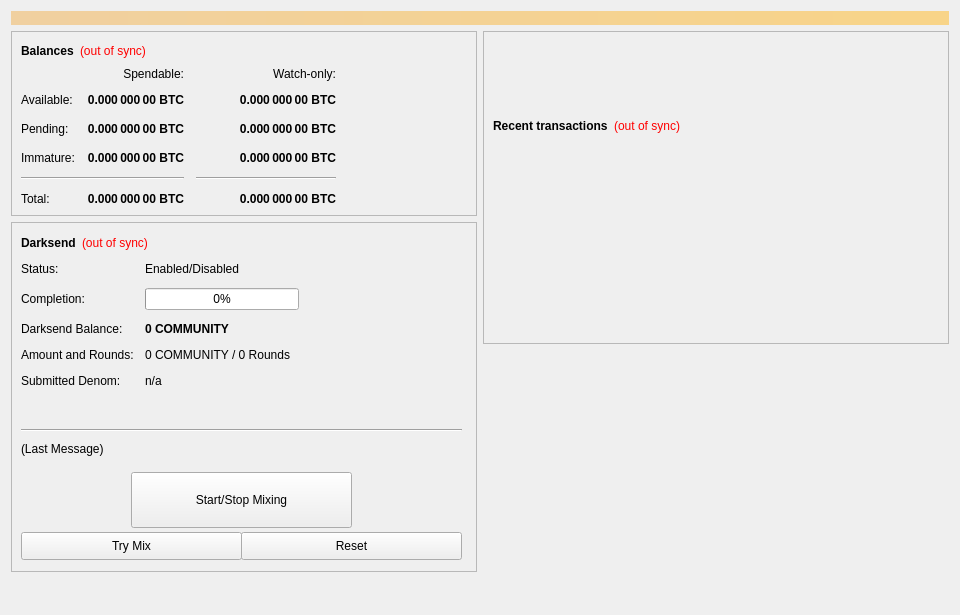
<?xml version="1.0" encoding="UTF-8"?>
<ui version="4.0">
 <class>OverviewPage</class>
 <widget class="QWidget" name="OverviewPage">
  <property name="geometry">
   <rect>
    <x>0</x>
    <y>0</y>
    <width>960</width>
    <height>615</height>
   </rect>
  </property>
  <property name="minimumSize">
   <size>
    <width>960</width>
    <height>0</height>
   </size>
  </property>
  <property name="windowTitle">
   <string>Form</string>
  </property>
  <layout class="QVBoxLayout" name="topLayout">
   <item>
    <widget class="QLabel" name="labelAlerts">
     <property name="visible">
      <bool>false</bool>
     </property>
     <property name="styleSheet">
      <string notr="true">background-color: qlineargradient(x1: 0, y1: 0, x2: 1, y2: 0, stop:0 #F0D0A0, stop:1 #F8D488); color:#000000;</string>
     </property>
     <property name="wordWrap">
      <bool>true</bool>
     </property>
     <property name="margin">
      <number>3</number>
     </property>
    </widget>
   </item>
   <item>
    <layout class="QHBoxLayout" name="horizontalLayout" stretch="1,1">
     <item>
      <layout class="QVBoxLayout" name="verticalLayout_2">
       <item>
        <widget class="QFrame" name="frame">
         <property name="frameShape">
          <enum>QFrame::StyledPanel</enum>
         </property>
         <property name="frameShadow">
          <enum>QFrame::Raised</enum>
         </property>
         <layout class="QVBoxLayout" name="verticalLayout_4">
          <item>
           <layout class="QHBoxLayout" name="horizontalLayout_4">
            <item>
             <widget class="QLabel" name="label_5">
              <property name="font">
               <font>
                <weight>75</weight>
                <bold>true</bold>
               </font>
              </property>
              <property name="text">
               <string>Balances</string>
              </property>
             </widget>
            </item>
            <item>
             <widget class="QLabel" name="labelWalletStatus">
              <property name="cursor">
               <cursorShape>WhatsThisCursor</cursorShape>
              </property>
              <property name="toolTip">
               <string>The displayed information may be out of date. Your wallet automatically synchronizes with the COMMUNITY network after a connection is established, but this process has not completed yet.</string>
              </property>
              <property name="styleSheet">
               <string notr="true">QLabel { color: red; }</string>
              </property>
              <property name="text">
               <string notr="true">(out of sync)</string>
              </property>
              <property name="alignment">
               <set>Qt::AlignLeading|Qt::AlignLeft|Qt::AlignVCenter</set>
              </property>
             </widget>
            </item>
            <item>
             <spacer name="horizontalSpacer_3">
              <property name="orientation">
               <enum>Qt::Horizontal</enum>
              </property>
              <property name="sizeHint" stdset="0">
               <size>
                <width>40</width>
                <height>20</height>
               </size>
              </property>
             </spacer>
            </item>
           </layout>
          </item>
          <item>
           <layout class="QGridLayout" name="gridLayout">
            <property name="spacing">
             <number>12</number>
            </property>
            <item row="2" column="2">
             <widget class="QLabel" name="labelWatchPending">
              <property name="font">
               <font>
                <weight>75</weight>
                <bold>true</bold>
               </font>
              </property>
              <property name="cursor">
               <cursorShape>IBeamCursor</cursorShape>
              </property>
              <property name="toolTip">
               <string>Unconfirmed transactions to watch-only addresses</string>
              </property>
              <property name="text">
               <string notr="true">0.000 000 00 BTC</string>
              </property>
              <property name="alignment">
               <set>Qt::AlignRight|Qt::AlignTrailing|Qt::AlignVCenter</set>
              </property>
              <property name="textInteractionFlags">
               <set>Qt::LinksAccessibleByMouse|Qt::TextSelectableByKeyboard|Qt::TextSelectableByMouse</set>
              </property>
             </widget>
            </item>
            <item row="2" column="1">
             <widget class="QLabel" name="labelUnconfirmed">
              <property name="font">
               <font>
                <weight>75</weight>
                <bold>true</bold>
               </font>
              </property>
              <property name="cursor">
               <cursorShape>IBeamCursor</cursorShape>
              </property>
              <property name="toolTip">
               <string>Total of transactions that have yet to be confirmed, and do not yet count toward the spendable balance</string>
              </property>
              <property name="text">
               <string notr="true">0.000 000 00 BTC</string>
              </property>
              <property name="alignment">
               <set>Qt::AlignRight|Qt::AlignTrailing|Qt::AlignVCenter</set>
              </property>
              <property name="textInteractionFlags">
               <set>Qt::LinksAccessibleByMouse|Qt::TextSelectableByKeyboard|Qt::TextSelectableByMouse</set>
              </property>
             </widget>
            </item>
            <item row="3" column="2">
             <widget class="QLabel" name="labelWatchImmature">
              <property name="font">
               <font>
                <weight>75</weight>
                <bold>true</bold>
               </font>
              </property>
              <property name="cursor">
               <cursorShape>IBeamCursor</cursorShape>
              </property>
              <property name="toolTip">
               <string>Staked or masternode rewards in watch-only addresses that has not yet matured</string>
              </property>
              <property name="text">
               <string notr="true">0.000 000 00 BTC</string>
              </property>
              <property name="alignment">
               <set>Qt::AlignRight|Qt::AlignTrailing|Qt::AlignVCenter</set>
              </property>
              <property name="textInteractionFlags">
               <set>Qt::LinksAccessibleByMouse|Qt::TextSelectableByKeyboard|Qt::TextSelectableByMouse</set>
              </property>
             </widget>
            </item>
            <item row="4" column="0" colspan="2">
             <widget class="Line" name="lineSpendableBalance">
              <property name="orientation">
               <enum>Qt::Horizontal</enum>
              </property>
             </widget>
            </item>
            <item row="4" column="2">
             <widget class="Line" name="lineWatchBalance">
              <property name="sizePolicy">
               <sizepolicy hsizetype="Preferred" vsizetype="Fixed">
                <horstretch>0</horstretch>
                <verstretch>0</verstretch>
               </sizepolicy>
              </property>
              <property name="minimumSize">
               <size>
                <width>140</width>
                <height>0</height>
               </size>
              </property>
              <property name="orientation">
               <enum>Qt::Horizontal</enum>
              </property>
             </widget>
            </item>
            <item row="5" column="0">
             <widget class="QLabel" name="labelTotalText">
              <property name="text">
               <string>Total:</string>
              </property>
             </widget>
            </item>
            <item row="3" column="1">
             <widget class="QLabel" name="labelImmature">
              <property name="font">
               <font>
                <weight>75</weight>
                <bold>true</bold>
               </font>
              </property>
              <property name="cursor">
               <cursorShape>IBeamCursor</cursorShape>
              </property>
              <property name="toolTip">
               <string>Staked or masternode rewards that has not yet matured</string>
              </property>
              <property name="text">
               <string notr="true">0.000 000 00 BTC</string>
              </property>
              <property name="alignment">
               <set>Qt::AlignRight|Qt::AlignTrailing|Qt::AlignVCenter</set>
              </property>
              <property name="textInteractionFlags">
               <set>Qt::LinksAccessibleByMouse|Qt::TextSelectableByKeyboard|Qt::TextSelectableByMouse</set>
              </property>
             </widget>
            </item>
            <item row="2" column="3">
             <spacer name="horizontalSpacer_2">
              <property name="orientation">
               <enum>Qt::Horizontal</enum>
              </property>
              <property name="sizeHint" stdset="0">
               <size>
                <width>40</width>
                <height>20</height>
               </size>
              </property>
             </spacer>
            </item>
            <item row="3" column="0">
             <widget class="QLabel" name="labelImmatureText">
              <property name="text">
               <string>Immature:</string>
              </property>
             </widget>
            </item>
            <item row="5" column="1">
             <widget class="QLabel" name="labelTotal">
              <property name="font">
               <font>
                <weight>75</weight>
                <bold>true</bold>
               </font>
              </property>
              <property name="cursor">
               <cursorShape>IBeamCursor</cursorShape>
              </property>
              <property name="toolTip">
               <string>Your current total balance</string>
              </property>
              <property name="text">
               <string notr="true">0.000 000 00 BTC</string>
              </property>
              <property name="alignment">
               <set>Qt::AlignRight|Qt::AlignTrailing|Qt::AlignVCenter</set>
              </property>
              <property name="textInteractionFlags">
               <set>Qt::LinksAccessibleByMouse|Qt::TextSelectableByKeyboard|Qt::TextSelectableByMouse</set>
              </property>
             </widget>
            </item>
            <item row="5" column="2">
             <widget class="QLabel" name="labelWatchTotal">
              <property name="font">
               <font>
                <weight>75</weight>
                <bold>true</bold>
               </font>
              </property>
              <property name="cursor">
               <cursorShape>IBeamCursor</cursorShape>
              </property>
              <property name="toolTip">
               <string>Current total balance in watch-only addresses</string>
              </property>
              <property name="text">
               <string notr="true">0.000 000 00 BTC</string>
              </property>
              <property name="alignment">
               <set>Qt::AlignRight|Qt::AlignTrailing|Qt::AlignVCenter</set>
              </property>
              <property name="textInteractionFlags">
               <set>Qt::LinksAccessibleByMouse|Qt::TextSelectableByKeyboard|Qt::TextSelectableByMouse</set>
              </property>
             </widget>
            </item>
            <item row="0" column="2">
             <widget class="QLabel" name="labelWatchonly">
              <property name="text">
               <string>Watch-only:</string>
              </property>
              <property name="alignment">
               <set>Qt::AlignRight|Qt::AlignTrailing|Qt::AlignVCenter</set>
              </property>
             </widget>
            </item>
            <item row="1" column="0">
             <widget class="QLabel" name="labelBalanceText">
              <property name="text">
               <string>Available:</string>
              </property>
             </widget>
            </item>
            <item row="1" column="1">
             <widget class="QLabel" name="labelBalance">
              <property name="font">
               <font>
                <weight>75</weight>
                <bold>true</bold>
               </font>
              </property>
              <property name="cursor">
               <cursorShape>IBeamCursor</cursorShape>
              </property>
              <property name="toolTip">
               <string>Your current spendable balance</string>
              </property>
              <property name="text">
               <string notr="true">0.000 000 00 BTC</string>
              </property>
              <property name="alignment">
               <set>Qt::AlignRight|Qt::AlignTrailing|Qt::AlignVCenter</set>
              </property>
              <property name="textInteractionFlags">
               <set>Qt::LinksAccessibleByMouse|Qt::TextSelectableByKeyboard|Qt::TextSelectableByMouse</set>
              </property>
             </widget>
            </item>
            <item row="1" column="2">
             <widget class="QLabel" name="labelWatchAvailable">
              <property name="font">
               <font>
                <weight>75</weight>
                <bold>true</bold>
               </font>
              </property>
              <property name="cursor">
               <cursorShape>IBeamCursor</cursorShape>
              </property>
              <property name="toolTip">
               <string>Your current balance in watch-only addresses</string>
              </property>
              <property name="text">
               <string notr="true">0.000 000 00 BTC</string>
              </property>
              <property name="alignment">
               <set>Qt::AlignRight|Qt::AlignTrailing|Qt::AlignVCenter</set>
              </property>
              <property name="textInteractionFlags">
               <set>Qt::LinksAccessibleByMouse|Qt::TextSelectableByKeyboard|Qt::TextSelectableByMouse</set>
              </property>
             </widget>
            </item>
            <item row="2" column="0">
             <widget class="QLabel" name="labelPendingText">
              <property name="text">
               <string>Pending:</string>
              </property>
             </widget>
            </item>
            <item row="0" column="1">
             <widget class="QLabel" name="labelSpendable">
              <property name="text">
               <string>Spendable:</string>
              </property>
              <property name="alignment">
               <set>Qt::AlignRight|Qt::AlignTrailing|Qt::AlignVCenter</set>
              </property>
             </widget>
            </item>
           </layout>
          </item>
         </layout>
        </widget>
       </item>
       <item>
        <widget class="QFrame" name="frameDarksend">
         <property name="minimumSize">
          <size>
           <width>0</width>
           <height>350</height>
          </size>
         </property>
         <property name="layoutDirection">
          <enum>Qt::LeftToRight</enum>
         </property>
         <property name="frameShape">
          <enum>QFrame::StyledPanel</enum>
         </property>
         <property name="frameShadow">
          <enum>QFrame::Raised</enum>
         </property>
         <widget class="QWidget" name="formLayoutWidget">
          <property name="geometry">
           <rect>
            <x>10</x>
            <y>40</y>
            <width>451</width>
            <height>161</height>
           </rect>
          </property>
          <layout class="QFormLayout" name="formLayout">
           <property name="fieldGrowthPolicy">
            <enum>QFormLayout::AllNonFixedFieldsGrow</enum>
           </property>
           <property name="horizontalSpacing">
            <number>11</number>
           </property>
           <property name="verticalSpacing">
            <number>12</number>
           </property>
           <item row="0" column="0">
            <widget class="QLabel" name="label_6">
             <property name="text">
              <string>Status:</string>
             </property>
            </widget>
           </item>
           <item row="1" column="0">
            <widget class="QLabel" name="label_7">
             <property name="text">
              <string>Completion:</string>
             </property>
            </widget>
           </item>
           <item row="1" column="1">
            <widget class="QProgressBar" name="DarksendProgress">
             <property name="maximumSize">
              <size>
               <width>154</width>
               <height>16777215</height>
              </size>
             </property>
             <property name="value">
              <number>0</number>
             </property>
            </widget>
           </item>
           <item row="2" column="0">
            <widget class="QLabel" name="labelAnonymizedText">
             <property name="text">
              <string>Darksend Balance:</string>
             </property>
            </widget>
           </item>
           <item row="2" column="1">
            <widget class="QLabel" name="labelAnonymized">
             <property name="font">
              <font>
               <weight>75</weight>
               <bold>true</bold>
              </font>
             </property>
             <property name="text">
              <string notr="true">0 COMMUNITY</string>
             </property>
            </widget>
           </item>
           <item row="3" column="0">
            <widget class="QLabel" name="label_8">
             <property name="text">
              <string>Amount and Rounds:</string>
             </property>
            </widget>
           </item>
           <item row="3" column="1">
            <widget class="QLabel" name="labelAmountRounds">
             <property name="text">
              <string>0 COMMUNITY / 0 Rounds</string>
             </property>
            </widget>
           </item>
           <item row="4" column="0">
            <widget class="QLabel" name="label_9">
             <property name="text">
              <string>Submitted Denom:</string>
             </property>
            </widget>
           </item>
           <item row="4" column="1">
            <widget class="QLabel" name="labelSubmittedDenom">
             <property name="toolTip">
              <string>The denominations you submitted to the Masternode.&lt;br&gt;To mix, other users must submit the exact same denominations.</string>
             </property>
             <property name="text">
              <string>n/a</string>
             </property>
            </widget>
           </item>
           <item row="0" column="1">
            <widget class="QLabel" name="DarksendEnabled">
             <property name="text">
              <string>Enabled/Disabled</string>
             </property>
            </widget>
           </item>
          </layout>
         </widget>
         <widget class="QPushButton" name="runAutoDenom">
          <property name="geometry">
           <rect>
            <x>251</x>
            <y>17</y>
            <width>1</width>
            <height>1</height>
           </rect>
          </property>
          <property name="palette">
           <palette>
            <active>
             <colorrole role="WindowText">
              <brush brushstyle="SolidPattern">
               <color alpha="255">
                <red>0</red>
                <green>0</green>
                <blue>0</blue>
               </color>
              </brush>
             </colorrole>
             <colorrole role="Button">
              <brush brushstyle="SolidPattern">
               <color alpha="255">
                <red>239</red>
                <green>238</green>
                <blue>238</blue>
               </color>
              </brush>
             </colorrole>
             <colorrole role="Light">
              <brush brushstyle="SolidPattern">
               <color alpha="255">
                <red>255</red>
                <green>255</green>
                <blue>255</blue>
               </color>
              </brush>
             </colorrole>
             <colorrole role="Midlight">
              <brush brushstyle="SolidPattern">
               <color alpha="255">
                <red>247</red>
                <green>246</green>
                <blue>246</blue>
               </color>
              </brush>
             </colorrole>
             <colorrole role="Dark">
              <brush brushstyle="SolidPattern">
               <color alpha="255">
                <red>119</red>
                <green>119</green>
                <blue>119</blue>
               </color>
              </brush>
             </colorrole>
             <colorrole role="Mid">
              <brush brushstyle="SolidPattern">
               <color alpha="255">
                <red>159</red>
                <green>159</green>
                <blue>159</blue>
               </color>
              </brush>
             </colorrole>
             <colorrole role="Text">
              <brush brushstyle="SolidPattern">
               <color alpha="255">
                <red>0</red>
                <green>0</green>
                <blue>0</blue>
               </color>
              </brush>
             </colorrole>
             <colorrole role="BrightText">
              <brush brushstyle="SolidPattern">
               <color alpha="255">
                <red>255</red>
                <green>255</green>
                <blue>255</blue>
               </color>
              </brush>
             </colorrole>
             <colorrole role="ButtonText">
              <brush brushstyle="SolidPattern">
               <color alpha="255">
                <red>0</red>
                <green>0</green>
                <blue>0</blue>
               </color>
              </brush>
             </colorrole>
             <colorrole role="Base">
              <brush brushstyle="SolidPattern">
               <color alpha="255">
                <red>255</red>
                <green>255</green>
                <blue>255</blue>
               </color>
              </brush>
             </colorrole>
             <colorrole role="Window">
              <brush brushstyle="SolidPattern">
               <color alpha="255">
                <red>239</red>
                <green>238</green>
                <blue>238</blue>
               </color>
              </brush>
             </colorrole>
             <colorrole role="Shadow">
              <brush brushstyle="SolidPattern">
               <color alpha="255">
                <red>0</red>
                <green>0</green>
                <blue>0</blue>
               </color>
              </brush>
             </colorrole>
             <colorrole role="AlternateBase">
              <brush brushstyle="SolidPattern">
               <color alpha="255">
                <red>247</red>
                <green>246</green>
                <blue>246</blue>
               </color>
              </brush>
             </colorrole>
             <colorrole role="ToolTipBase">
              <brush brushstyle="SolidPattern">
               <color alpha="255">
                <red>255</red>
                <green>255</green>
                <blue>220</blue>
               </color>
              </brush>
             </colorrole>
             <colorrole role="ToolTipText">
              <brush brushstyle="SolidPattern">
               <color alpha="255">
                <red>0</red>
                <green>0</green>
                <blue>0</blue>
               </color>
              </brush>
             </colorrole>
            </active>
            <inactive>
             <colorrole role="WindowText">
              <brush brushstyle="SolidPattern">
               <color alpha="255">
                <red>0</red>
                <green>0</green>
                <blue>0</blue>
               </color>
              </brush>
             </colorrole>
             <colorrole role="Button">
              <brush brushstyle="SolidPattern">
               <color alpha="255">
                <red>239</red>
                <green>238</green>
                <blue>238</blue>
               </color>
              </brush>
             </colorrole>
             <colorrole role="Light">
              <brush brushstyle="SolidPattern">
               <color alpha="255">
                <red>255</red>
                <green>255</green>
                <blue>255</blue>
               </color>
              </brush>
             </colorrole>
             <colorrole role="Midlight">
              <brush brushstyle="SolidPattern">
               <color alpha="255">
                <red>247</red>
                <green>246</green>
                <blue>246</blue>
               </color>
              </brush>
             </colorrole>
             <colorrole role="Dark">
              <brush brushstyle="SolidPattern">
               <color alpha="255">
                <red>119</red>
                <green>119</green>
                <blue>119</blue>
               </color>
              </brush>
             </colorrole>
             <colorrole role="Mid">
              <brush brushstyle="SolidPattern">
               <color alpha="255">
                <red>159</red>
                <green>159</green>
                <blue>159</blue>
               </color>
              </brush>
             </colorrole>
             <colorrole role="Text">
              <brush brushstyle="SolidPattern">
               <color alpha="255">
                <red>0</red>
                <green>0</green>
                <blue>0</blue>
               </color>
              </brush>
             </colorrole>
             <colorrole role="BrightText">
              <brush brushstyle="SolidPattern">
               <color alpha="255">
                <red>255</red>
                <green>255</green>
                <blue>255</blue>
               </color>
              </brush>
             </colorrole>
             <colorrole role="ButtonText">
              <brush brushstyle="SolidPattern">
               <color alpha="255">
                <red>0</red>
                <green>0</green>
                <blue>0</blue>
               </color>
              </brush>
             </colorrole>
             <colorrole role="Base">
              <brush brushstyle="SolidPattern">
               <color alpha="255">
                <red>255</red>
                <green>255</green>
                <blue>255</blue>
               </color>
              </brush>
             </colorrole>
             <colorrole role="Window">
              <brush brushstyle="SolidPattern">
               <color alpha="255">
                <red>239</red>
                <green>238</green>
                <blue>238</blue>
               </color>
              </brush>
             </colorrole>
             <colorrole role="Shadow">
              <brush brushstyle="SolidPattern">
               <color alpha="255">
                <red>0</red>
                <green>0</green>
                <blue>0</blue>
               </color>
              </brush>
             </colorrole>
             <colorrole role="AlternateBase">
              <brush brushstyle="SolidPattern">
               <color alpha="255">
                <red>247</red>
                <green>246</green>
                <blue>246</blue>
               </color>
              </brush>
             </colorrole>
             <colorrole role="ToolTipBase">
              <brush brushstyle="SolidPattern">
               <color alpha="255">
                <red>255</red>
                <green>255</green>
                <blue>220</blue>
               </color>
              </brush>
             </colorrole>
             <colorrole role="ToolTipText">
              <brush brushstyle="SolidPattern">
               <color alpha="255">
                <red>0</red>
                <green>0</green>
                <blue>0</blue>
               </color>
              </brush>
             </colorrole>
            </inactive>
            <disabled>
             <colorrole role="WindowText">
              <brush brushstyle="SolidPattern">
               <color alpha="255">
                <red>119</red>
                <green>119</green>
                <blue>119</blue>
               </color>
              </brush>
             </colorrole>
             <colorrole role="Button">
              <brush brushstyle="SolidPattern">
               <color alpha="255">
                <red>239</red>
                <green>238</green>
                <blue>238</blue>
               </color>
              </brush>
             </colorrole>
             <colorrole role="Light">
              <brush brushstyle="SolidPattern">
               <color alpha="255">
                <red>255</red>
                <green>255</green>
                <blue>255</blue>
               </color>
              </brush>
             </colorrole>
             <colorrole role="Midlight">
              <brush brushstyle="SolidPattern">
               <color alpha="255">
                <red>247</red>
                <green>246</green>
                <blue>246</blue>
               </color>
              </brush>
             </colorrole>
             <colorrole role="Dark">
              <brush brushstyle="SolidPattern">
               <color alpha="255">
                <red>119</red>
                <green>119</green>
                <blue>119</blue>
               </color>
              </brush>
             </colorrole>
             <colorrole role="Mid">
              <brush brushstyle="SolidPattern">
               <color alpha="255">
                <red>159</red>
                <green>159</green>
                <blue>159</blue>
               </color>
              </brush>
             </colorrole>
             <colorrole role="Text">
              <brush brushstyle="SolidPattern">
               <color alpha="255">
                <red>119</red>
                <green>119</green>
                <blue>119</blue>
               </color>
              </brush>
             </colorrole>
             <colorrole role="BrightText">
              <brush brushstyle="SolidPattern">
               <color alpha="255">
                <red>255</red>
                <green>255</green>
                <blue>255</blue>
               </color>
              </brush>
             </colorrole>
             <colorrole role="ButtonText">
              <brush brushstyle="SolidPattern">
               <color alpha="255">
                <red>119</red>
                <green>119</green>
                <blue>119</blue>
               </color>
              </brush>
             </colorrole>
             <colorrole role="Base">
              <brush brushstyle="SolidPattern">
               <color alpha="255">
                <red>239</red>
                <green>238</green>
                <blue>238</blue>
               </color>
              </brush>
             </colorrole>
             <colorrole role="Window">
              <brush brushstyle="SolidPattern">
               <color alpha="255">
                <red>239</red>
                <green>238</green>
                <blue>238</blue>
               </color>
              </brush>
             </colorrole>
             <colorrole role="Shadow">
              <brush brushstyle="SolidPattern">
               <color alpha="255">
                <red>0</red>
                <green>0</green>
                <blue>0</blue>
               </color>
              </brush>
             </colorrole>
             <colorrole role="AlternateBase">
              <brush brushstyle="SolidPattern">
               <color alpha="255">
                <red>239</red>
                <green>238</green>
                <blue>238</blue>
               </color>
              </brush>
             </colorrole>
             <colorrole role="ToolTipBase">
              <brush brushstyle="SolidPattern">
               <color alpha="255">
                <red>255</red>
                <green>255</green>
                <blue>220</blue>
               </color>
              </brush>
             </colorrole>
             <colorrole role="ToolTipText">
              <brush brushstyle="SolidPattern">
               <color alpha="255">
                <red>0</red>
                <green>0</green>
                <blue>0</blue>
               </color>
              </brush>
             </colorrole>
            </disabled>
           </palette>
          </property>
          <property name="focusPolicy">
           <enum>Qt::NoFocus</enum>
          </property>
          <property name="autoFillBackground">
           <bool>true</bool>
          </property>
          <property name="text">
           <string/>
          </property>
          <property name="flat">
           <bool>true</bool>
          </property>
         </widget>
         <widget class="QPushButton" name="toggleDarksend">
          <property name="geometry">
           <rect>
            <x>120</x>
            <y>250</y>
            <width>221</width>
            <height>56</height>
           </rect>
          </property>
          <property name="sizePolicy">
           <sizepolicy hsizetype="MinimumExpanding" vsizetype="Fixed">
            <horstretch>0</horstretch>
            <verstretch>0</verstretch>
           </sizepolicy>
          </property>
          <property name="text">
           <string>Start/Stop Mixing</string>
          </property>
         </widget>
         <widget class="Line" name="lineLastMessage">
          <property name="geometry">
           <rect>
            <x>10</x>
            <y>200</y>
            <width>441</width>
            <height>16</height>
           </rect>
          </property>
          <property name="orientation">
           <enum>Qt::Horizontal</enum>
          </property>
         </widget>
         <widget class="QLabel" name="DarksendStatus">
          <property name="geometry">
           <rect>
            <x>10</x>
            <y>220</y>
            <width>451</width>
            <height>61</height>
           </rect>
          </property>
          <property name="minimumSize">
           <size>
            <width>288</width>
            <height>43</height>
           </size>
          </property>
          <property name="text">
           <string>(Last Message)</string>
          </property>
          <property name="alignment">
           <set>Qt::AlignLeading|Qt::AlignLeft|Qt::AlignTop</set>
          </property>
          <property name="wordWrap">
           <bool>true</bool>
          </property>
         </widget>
         <widget class="QPushButton" name="DarksendAuto">
          <property name="geometry">
           <rect>
            <x>10</x>
            <y>310</y>
            <width>221</width>
            <height>28</height>
           </rect>
          </property>
          <property name="sizePolicy">
           <sizepolicy hsizetype="MinimumExpanding" vsizetype="Fixed">
            <horstretch>0</horstretch>
            <verstretch>0</verstretch>
           </sizepolicy>
          </property>
          <property name="toolTip">
           <string>Try to manually submit a Darksend request.</string>
          </property>
          <property name="text">
           <string>Try Mix</string>
          </property>
         </widget>
         <widget class="QPushButton" name="DarksendReset">
          <property name="geometry">
           <rect>
            <x>230</x>
            <y>310</y>
            <width>221</width>
            <height>28</height>
           </rect>
          </property>
          <property name="sizePolicy">
           <sizepolicy hsizetype="MinimumExpanding" vsizetype="Fixed">
            <horstretch>0</horstretch>
            <verstretch>0</verstretch>
           </sizepolicy>
          </property>
          <property name="toolTip">
           <string>Reset the current status of Darksend (can interrupt Darksend if it's in the process of Mixing, which can cost you money!)</string>
          </property>
          <property name="autoFillBackground">
           <bool>false</bool>
          </property>
          <property name="text">
           <string>Reset</string>
          </property>
         </widget>
         <widget class="QWidget" name="layoutWidget">
          <property name="geometry">
           <rect>
            <x>10</x>
            <y>10</y>
            <width>431</width>
            <height>22</height>
           </rect>
          </property>
          <layout class="QHBoxLayout" name="horizontalLayout_5">
           <item>
            <widget class="QLabel" name="label_2">
             <property name="font">
              <font>
               <weight>75</weight>
               <bold>true</bold>
              </font>
             </property>
             <property name="text">
              <string>Darksend</string>
             </property>
            </widget>
           </item>
           <item>
            <widget class="QLabel" name="labelDarksendSyncStatus">
             <property name="toolTip">
              <string>The displayed information may be out of date. Your wallet automatically synchronizes with the COMMUNITY network after a connection is established, but this process has not completed yet.</string>
             </property>
             <property name="styleSheet">
              <string notr="true">QLabel { color: red; }</string>
             </property>
             <property name="text">
              <string notr="true">(out of sync)</string>
             </property>
             <property name="alignment">
              <set>Qt::AlignLeading|Qt::AlignLeft|Qt::AlignVCenter</set>
             </property>
            </widget>
           </item>
           <item>
            <spacer name="horizontalSpacer_4">
             <property name="orientation">
              <enum>Qt::Horizontal</enum>
             </property>
             <property name="sizeHint" stdset="0">
              <size>
               <width>40</width>
               <height>20</height>
              </size>
             </property>
            </spacer>
           </item>
          </layout>
         </widget>
        </widget>
       </item>
       <item>
        <spacer name="verticalSpacer">
         <property name="orientation">
          <enum>Qt::Vertical</enum>
         </property>
         <property name="sizeHint" stdset="0">
          <size>
           <width>20</width>
           <height>40</height>
          </size>
         </property>
        </spacer>
       </item>
      </layout>
     </item>
     <item>
      <layout class="QVBoxLayout" name="verticalLayout_3">
       <item>
        <widget class="QFrame" name="frame_2">
         <property name="frameShape">
          <enum>QFrame::StyledPanel</enum>
         </property>
         <property name="frameShadow">
          <enum>QFrame::Raised</enum>
         </property>
         <layout class="QVBoxLayout" name="verticalLayout">
          <item>
           <spacer name="verticalSpacer_3">
            <property name="orientation">
             <enum>Qt::Vertical</enum>
            </property>
            <property name="sizeType">
             <enum>QSizePolicy::Fixed</enum>
            </property>
            <property name="sizeHint" stdset="0">
             <size>
              <width>20</width>
              <height>75</height>
             </size>
            </property>
           </spacer>
          </item>
          <item>
           <layout class="QHBoxLayout" name="horizontalLayout_2">
            <item>
             <widget class="QLabel" name="label_4">
              <property name="font">
               <font>
                <weight>75</weight>
                <bold>true</bold>
               </font>
              </property>
              <property name="text">
               <string>Recent transactions</string>
              </property>
             </widget>
            </item>
            <item>
             <widget class="QLabel" name="labelTransactionsStatus">
              <property name="cursor">
               <cursorShape>WhatsThisCursor</cursorShape>
              </property>
              <property name="toolTip">
               <string>The displayed information may be out of date. Your wallet automatically synchronizes with the COMMUNITY network after a connection is established, but this process has not completed yet.</string>
              </property>
              <property name="styleSheet">
               <string notr="true">QLabel { color: red; }</string>
              </property>
              <property name="text">
               <string notr="true">(out of sync)</string>
              </property>
              <property name="alignment">
               <set>Qt::AlignRight|Qt::AlignTrailing|Qt::AlignVCenter</set>
              </property>
             </widget>
            </item>
            <item>
             <spacer name="horizontalSpacer">
              <property name="orientation">
               <enum>Qt::Horizontal</enum>
              </property>
              <property name="sizeHint" stdset="0">
               <size>
                <width>40</width>
                <height>20</height>
               </size>
              </property>
             </spacer>
            </item>
           </layout>
          </item>
          <item>
           <widget class="QListView" name="listTransactions">
            <property name="styleSheet">
             <string notr="true">QListView { background: transparent; }</string>
            </property>
            <property name="frameShape">
             <enum>QFrame::NoFrame</enum>
            </property>
            <property name="verticalScrollBarPolicy">
             <enum>Qt::ScrollBarAlwaysOff</enum>
            </property>
            <property name="horizontalScrollBarPolicy">
             <enum>Qt::ScrollBarAlwaysOff</enum>
            </property>
            <property name="selectionMode">
             <enum>QAbstractItemView::NoSelection</enum>
            </property>
           </widget>
          </item>
         </layout>
        </widget>
       </item>
       <item>
        <spacer name="verticalSpacer_2">
         <property name="orientation">
          <enum>Qt::Vertical</enum>
         </property>
         <property name="sizeType">
          <enum>QSizePolicy::Expanding</enum>
         </property>
         <property name="sizeHint" stdset="0">
          <size>
           <width>20</width>
           <height>40</height>
          </size>
         </property>
        </spacer>
       </item>
      </layout>
     </item>
    </layout>
   </item>
  </layout>
 </widget>
 <resources/>
 <connections/>
</ui>
